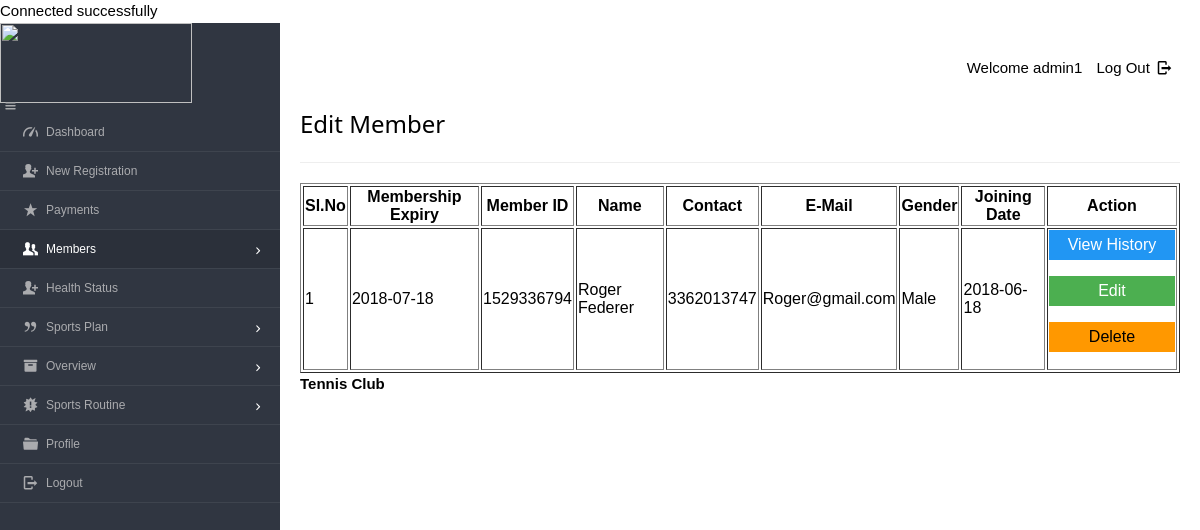
Screenshot of /dashboard/admin/view_mem.php (signed in) with the database file from the repository.
### tables this page shows
CREATE TABLE `enrolls_to` (
`et_id` int(5),
`pid` varchar(8) ,
`uid` varchar(20),
`paid_date` varchar(15),
`expire` varchar(15),
`renewal` varchar(15),
PRIMARY KEY (`et_id`) USING BTREE,
INDEX `user_ID`(`uid`) USING BTREE,
INDEX `plan_ID_idx`(`pid`) USING BTREE,
CONSTRAINT `plan_ID` FOREIGN KEY (`pid`) REFERENCES `plan` (`pid`) ON DELETE NO ACTION ON UPDATE NO ACTION,
CONSTRAINT `user_ID` FOREIGN KEY (`uid`) REFERENCES `users` (`userid`) ON DELETE CASCADE ON UPDATE NO ACTION
);

CREATE TABLE `users`(
`userid` varchar(20) NOT NULL,
`username` varchar(40),
`gender` varchar(8),
`mobile` varchar(20),
`email` varchar(20),
`dob` varchar(10),
`joining_date` varchar(10),
PRIMARY KEY (`userid`) USING BTREE,
UNIQUE INDEX `email`(`email`) USING BTREE,
INDEX `userid`(`userid`) USING BTREE
);

### dashboard/admin/view_mem.php (the view, shortened to what this page needs)
<?php
require '../../include/db_conn.php';
?>
<!DOCTYPE html>
<html lang="en">
<head>
    <link rel="stylesheet" href="../../css/style.css"  id="style-resource-5">
    <link rel="stylesheet" href="../../css/dashMain.css">
    <link rel="stylesheet" type="text/css" href="../../css/entypo.css">
	<link href="a1style.css" rel="stylesheet" type="text/css">
</head>
    <body class="page-body  page-fade" onload="collapseSidebar()">
    	<div class="page-container sidebar-collapsed" id="navbarcollapse">
		<div class="sidebar-menu">
			<header class="logo1-env">
			<div class="logo1">
				<a href="main.php">
					<img src="logo1.png" alt="" width="192" height="80" />
				</a>
			</div>
					<div class="sidebar-collapse" onclick="collapseSidebar()">
				<a href="#" class="sidebar-collapse-icon with-animation">
					<i class="entypo-menu"></i>
				</a>
			</div>
			</header>
    		<?php include('nav.php'); ?>
    	</div>
    		<div class="main-content">
				<div class="row">
					<div class="col-md-6 col-sm-8 clearfix">
					</div>
					<div class="col-md-6 col-sm-4 clearfix hidden-xs">
						<ul class="list-inline links-list pull-right">
							<li>Welcome <?php echo $_SESSION['full_name']; ?>
							</li>
							<li>
								<a href="logout.php">
									Log Out <i class="entypo-logout right"></i>
								</a>
							</li>
						</ul>
					</div>
				</div>
		<h3>Edit Member</h3>
		<hr />
		<table class="table table-bordered datatable" id="table-1" border=1>
			<thead>
				<tr><h2>
					<th>Sl.No</th>
					<th>Membership Expiry</th>
					<th>Member ID</th>
					<th>Name</th>
					<th>Contact</th>
					<th>E-Mail</th>
					<th>Gender</th>
					<th>Joining Date</th>
					<th>Action</th></h2>
				</tr>
			</thead>
				<tbody>
						<?php
							$query  = "select * from users ORDER BY joining_date";
							$result = mysqli_query($conn, $query);
							$sno    = 1;
							if (mysqli_affected_rows($conn) != 0) {
							    while ($row = mysqli_fetch_array($result, MYSQLI_ASSOC)) {
							        $uid   = $row['userid'];
							        $query1  = "select * from enrolls_to WHERE uid='$uid' AND renewal='yes'";
							        $result1 = mysqli_query($conn, $query1);
							        if (mysqli_affected_rows($conn) == 1) {
							            while ($row1 = mysqli_fetch_array($result1, MYSQLI_ASSOC)) {
							                echo "<tr><td>".$sno."</td>";
							                echo "<td>" . $row1['expire'] . "</td>";
							                echo "<td>" . $row['userid'] . "</td>";
							                echo "<td>" . $row['username'] . "</td>";
							                echo "<td>" . $row['mobile'] . "</td>";
							                echo "<td>" . $row['email'] . "</td>";
							                echo "<td>" . $row['gender'] . "</td>";
							                echo "<td>" . $row['joining_date'] ."</td>";
							                $sno++;
							                echo "<td><form action='read_member.php' method='post'><input type='hidden' name='name' value='" . $uid . "'/><input type='submit' class='a1-btn a1-blue' id='button1' value='View History ' class='btn btn-info'/></form><form action='edit_member.php' method='post'><input type='hidden'  name='name' value='" . $uid . "'/><input type='submit' class='a1-btn a1-green' id='button1' value='Edit' class='btn btn-warning'/></form><form action='del_member.php' method='post' onsubmit='return ConfirmDelete()'><input type='hidden' name='name' value='" . $uid . "'/><input type='submit' value='Delete' width='20px' id='button1' class='a1-btn a1-orange'/></form></td></tr>";
							            }
							        }
							    }
							}
						?>
					</tbody>
				</table>
			<?php include('footer.php'); ?>
    	</div>
    </body>
</html>

### css/style.css (style rules this page uses)
html { font-size: 62.5%; font-family: sans-serif; }
div { display: block; }
body { font-family: "Noto Sans", sans-serif, "Helvetica Neue", Helvetica, Arial, sans-serif; font-size: 12px; line-height: 1.428571429; display: block; margin: 0; }
*, *:before, *:after { box-sizing: border-box; }
a { text-decoration: none; background: transparent; }
img { vertical-align: middle; }
img { border: 0; }
input, button, select, textarea { font-family: inherit; font-size: inherit; line-height: inherit; }
button, input { line-height: normal; }
button, input, select, textarea { font-family: inherit; font-size: 100%; margin: 0; }
input { background-color: white; cursor: text; padding: 1px; border-width: 2px; border-style: inset; border-color: initial; border-image: initial; }
input, textarea, select, button { text-rendering: auto; color: initial; letter-spacing: normal; word-spacing: normal; text-transform: none; text-indent: 0px; text-shadow: none; display: inline-block; text-align: start; margin: 0em; font: 400 13.3333px Arial; }
button, html input[type="button"], input[type="reset"], input[type="submit"] { cursor: pointer; }
a { color: #373e4a; text-decoration: none; }
a { background: transparent; }
a { color: #373e4a; }
.page-container { position: relative; padding-left: 280px; }
.page-container .sidebar-menu { position: absolute; width: 280px; top: 0; left: 0; bottom: 0; background: #303641; color: #aaabae; z-index: 1; min-height: 796px; box-sizing: border-box; }
ul, ol { margin-top: 0; margin-bottom: 8.5px; }
ul, menu, dir { display: block; list-style-type: disc; }
li { display: list-item; }
i, cite, em, var, address, dfn { font-style: italic; }

### css/dashMain.css (style rules this page uses)
.page-container .main-content { position: relative; float: left; width: 100%; padding: 20px; z-index: 2; background: #ffffff; box-sizing: border-box; }
.row { margin-left: -15px; margin-right: -15px; }
.row:before, .row:after { content: " "; display: table; }
.row:after { clear: both; }
.col-xs-1, .col-sm-1, .col-md-1, .col-lg-1, .col-xs-2, .col-sm-2, .col-md-2, .col-lg-2, .col-xs-3, .col-sm-3, .col-md-3, .col-lg-3, .col-xs-4, .col-sm-4, .col-md-4, .col-lg-4, .col-xs-5, .col-sm-5, .col-md-5, .col-lg-5, .col-xs-6, .col-sm-6, .col-md-6, .col-lg-6, .col-xs-7, .col-sm-7, .col-md-7, .col-lg-7, .col-xs-8, .col-sm-8, .col-md-8, .col-lg-8, .col-xs-9, .col-sm-9, .col-md-9, .col-lg-9, .col-xs-10, .col-sm-10, .col-md-10, .col-lg-10, .col-xs-11, .col-sm-11, .col-md-11, .col-lg-11, .col-xs-12, .col-sm-12, .col-md-12, .col-lg-12 { position: relative; min-height: 1px; padding-left: 15px; padding-right: 15px; }
.links-list { white-space: nowrap; padding-top: 14px; padding-bottom: 8px; }
.pull-right { float: right !important; }
.list-inline { padding-left: 0; list-style: none; }
ul, ol { margin-top: 0; margin-bottom: 8.5px; }
.list-inline > li:first-child { padding-left: 0; }
.list-inline > li { display: inline-block; padding-left: 5px; padding-right: 5px; }
@media (min-width: 768px) { .col-sm-1, .col-sm-2, .col-sm-3, .col-sm-4, .col-sm-5, .col-sm-6, .col-sm-7, .col-sm-8, .col-sm-9, .col-sm-10, .col-sm-11 { float: left; } }
@media (min-width: 768px) { .col-sm-8 { width: 66.66666666666666%; } }
@media (min-width: 768px) { .col-sm-4 { width: 33.33333333333333%; } }
@media (min-width: 992px) { .col-md-1, .col-md-2, .col-md-3, .col-md-4, .col-md-5, .col-md-6, .col-md-7, .col-md-8, .col-md-9, .col-md-10, .col-md-11 { float: left; } }
@media (min-width: 992px) { .col-md-6 { width: 50%; } }
a { color: #373e4a; text-decoration: none; }
a { background: transparent; }
a { color: #373e4a; }
h2, .h2 { font-size: 25px; }
hr { margin-top: 17px; margin-bottom: 17px; border: 0; border-top: 1px solid #998f8f; }
hr { box-sizing: content-box; height: 0; }
i, cite, em, var, address, dfn { font-style: italic; }

### css/entypo.css (style rules this page uses)
[class^="entypo-"]:before, [class*=" entypo-"]:before { font-family: "entypo"; font-style: normal; font-weight: normal; speak: none; display: inline-block; text-decoration: inherit; width: 1em; margin-right: .2em; text-align: center; font-variant: normal; text-transform: none; line-height: 1em; margin-left: .2em; }
.entypo-menu:before { content: '\e811'; }
.entypo-logout:before { content: '\e85d'; }

### dashboard/admin/view_mem.php (style rules this page uses)
#button1 { width:126px; }

### rows the page displays
enrolls_to: expire "2018-07-18", uid.userid "1529336794", uid.username "Roger Federer", uid.mobile "3362013747", uid.email "Roger@gmail.com", uid.gender "Male", uid.joining_date "2018-06-18"

### other values shown
$_SESSION['full_name'] "admin1"
